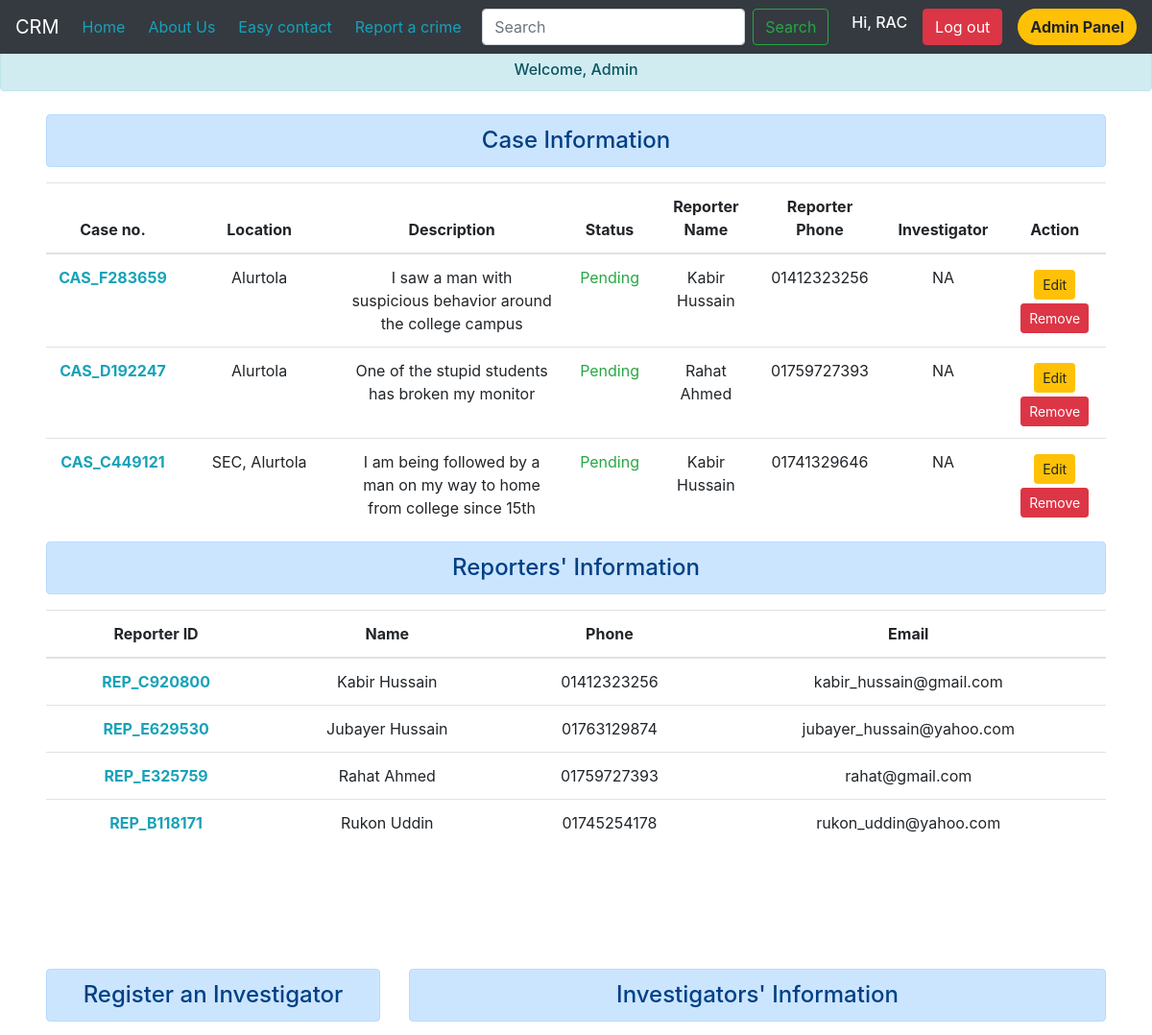
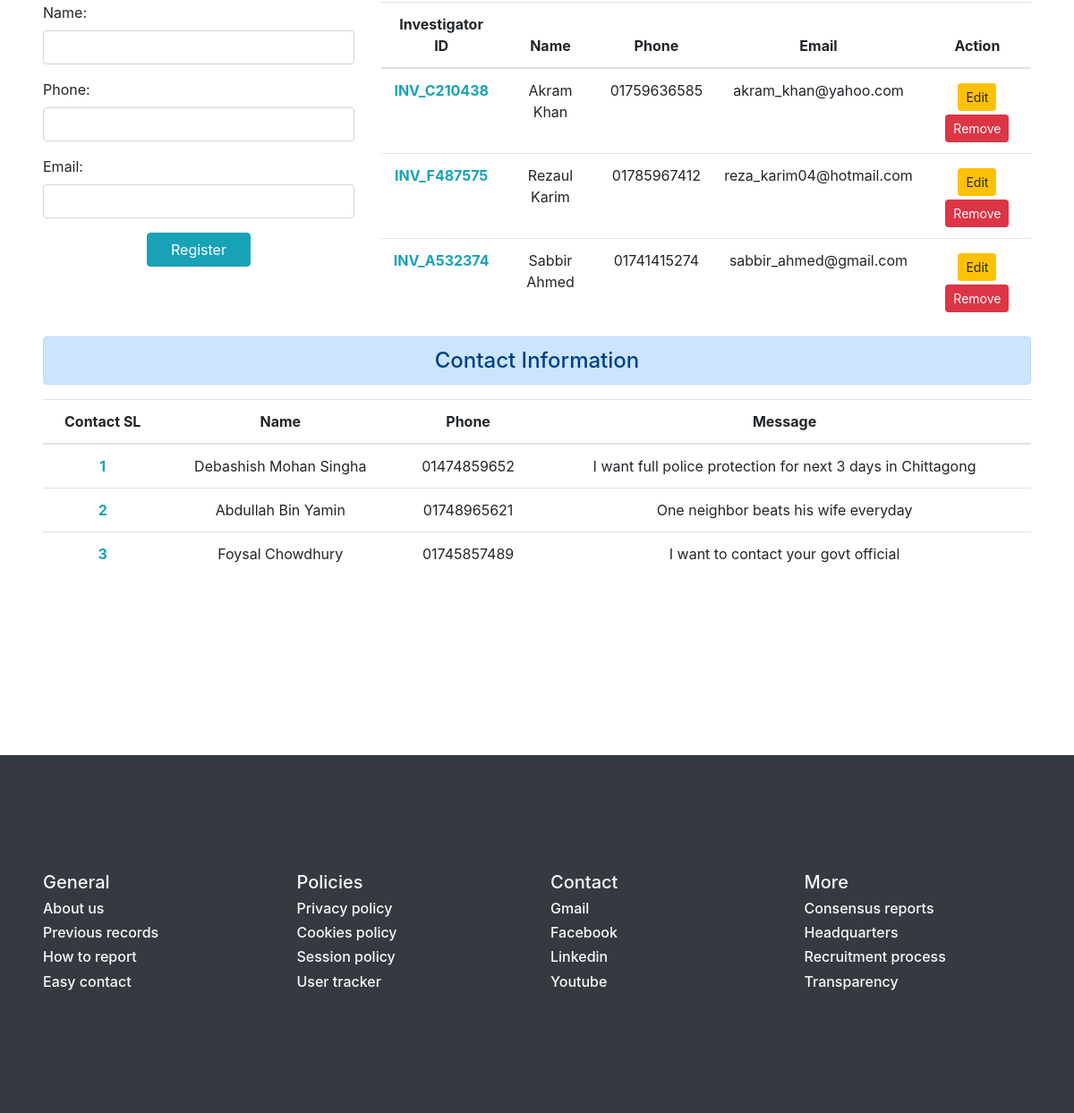
Screenshot of /adminPanel/ (signed in) with the database file from the repository (2 pictures, top to bottom).
### main/models.py (models this page shows)
class Case(models.Model):
    id = models.AutoField(primary_key=True)
    case_code = models.CharField(max_length=11)
    location = models.CharField(max_length=300)
    desc = models.CharField(max_length=5000)
    status = models.CharField(max_length=200)
    reporter_name = models.CharField(max_length=50)
    reporter_phone = models.CharField(max_length=20)
    investigator_code = models.CharField(max_length=11)

class Contact(models.Model):
    id = models.AutoField(primary_key=True)
    name = models.CharField(max_length=100)
    phone = models.CharField(max_length=12)
    message = models.CharField(max_length=5000)

### accounts/models.py (models this page shows)
class Reporter(models.Model):
    id = models.AutoField(primary_key=True)
    reporter_code = models.CharField(max_length=11)
    name = models.CharField(max_length=50)
    phone = models.CharField(max_length=50)
    email = models.CharField(max_length=50)
    cases = models.CharField(max_length=5000)

class Investigator(models.Model):
    id = models.AutoField(primary_key=True)
    investigator_code = models.CharField(max_length=11)
    name = models.CharField(max_length=50)
    phone = models.CharField(max_length=50)
    email = models.CharField(max_length=50)
    cases = models.CharField(max_length=5000)

### main/views.py (the view)
# urls.py: path('adminPanel/', views.adminPanel, name="adminPanel"),
def adminPanel(request):
    if request.method == 'POST':
        fm = RegisterInvestigator(request.POST)
        if fm.is_valid():
            investigator_code = 'INV_' + chr(randint(65,70)) + str(randint(100000,999999))  # Generating a code for the investigator
            name = fm.cleaned_data['name']
            phone = fm.cleaned_data['phone']
            email = fm.cleaned_data['email']
            record = Investigator(investigator_code=investigator_code, name=name, phone=phone, email=email, cases="")
            record.save()
            fm = RegisterInvestigator()
    else:
        fm = RegisterInvestigator()
    cases = Case.objects.all()
    reporters = Reporter.objects.all()
    investigators = Investigator.objects.all()
    contacts = Contact.objects.all()
    params = {'form':fm, 'investigators':investigators, 'cases':cases, 'reporters':reporters, 'contacts':contacts}
    return render(request, 'main/adminPanel.html', params)

### main/forms.py
class RegisterInvestigator(forms.ModelForm):
    class Meta:
        model = Investigator
        fields = ['name', 'phone', 'email']
        widgets = {
            'name' : forms.TextInput(attrs={'class':'form-control'}),
            'phone' : forms.TextInput(attrs={'class':'form-control'}),
            'email' : forms.TextInput(attrs={'class':'form-control'}),
        }

### main/templates/main/adminPanel.html (shortened to what this page needs)
{% extends 'main/base.html' %}
{% block body %}
    <h6 class="alert alert-info text-center">Welcome, Admin</h6>
    <section class="mx-5">
        <div class="row my-4 d-flex justify-content-center">
            <div class="col-md-12">
                <h4 class="text-center alert alert-primary">Case Information</h4>
                {% if cases %}
                    <div class="overflow-auto" style="height: 350px;">
                        <table class="table table-hover overflow-auto">
                            <thead>
                            <tr>
                                <th scope="col" class="text-center">Case no.</th>
                                <th scope="col" class="text-center">Location</th>
                                <th scope="col" class="text-center">Description</th>
                                <th scope="col" class="text-center">Status</th>
                                <th scope="col" class="text-center">Reporter Name</th>
                                <th scope="col" class="text-center">Reporter Phone</th>
                                <th scope="col" class="text-center">Investigator</th>
                                <th scope="col" class="text-center">Action</th>
                            </tr>
                            </thead>
                            <tbody>
                                {% for case in cases %}
                                    <tr>
                                        <th scope="row" class="text-info text-center">{{case.case_code}}</th>
                                        <td class="text-center">{{case.location}}</td>
                                        <td class="text-center">{{case.desc}}</td>
                                        <td class="text-center text-success">{{case.status}}</td>
                                        <td class="text-center">{{case.reporter_name}}</td>
                                        <td class="text-center">{{case.reporter_phone}}</td>
                                        <td class="text-center">{{case.investigator_code}}</td>
                                        <td class="text-center">
                                            <a href="{% url 'updateCase' case.id %}" class="btn btn-warning btn-sm mt-1">Edit</a>
                                            <form action="{% url 'deleteCase' case.id %}" method="POST" class="d-inline"> {% csrf_token %}
                                                <input type="submit" class="btn btn-danger btn-sm mt-1" value="Remove">
                                            </form>
                                        </td>
                                    </tr>
                                {% endfor %}
                            </tbody>
                        </table>
                    </div>
                {% else %}
                    <h6 class="text-center alert alert-danger">No records</h6>
                {% endif %}
            </div>
        </div>
        <div class="row my-4 d-flex justify-content-center">
            <div class="col-md-12">
                <h4 class="text-center alert alert-primary">Reporters' Information</h4>
                {% if reporters %}
                    <div class="overflow-auto" style="height: 350px;">
                        <table class="table table-hover overflow-auto">
                            <thead>
                            <tr>
                                <th scope="col" class="text-center">Reporter ID</th>
                                <th scope="col" class="text-center">Name</th>
                                <th scope="col" class="text-center">Phone</th>
                                <th scope="col" class="text-center">Email</th>
                            </tr>
                            </thead>
                            <tbody>
                                {% for reporter in reporters %}
                                    <tr>
                                        <th scope="row" class="text-info text-center">{{reporter.reporter_code}}</th>
                                        <td class="text-center">{{reporter.name}}</td>
                                        <td class="text-center">{{reporter.phone}}</td>
                                        <td class="text-center">{{reporter.email}}</td>
                                    </tr>
                                {% endfor %}
                            </tbody>
                        </table>
                    </div>
                {% else %}
                    <h6 class="text-center alert alert-danger">No records</h6>
                {% endif %}
            </div>
        </div>
        <div class="row my-4">
            <div class="col-md-4">
                <h4 class="text-center alert alert-primary">Register an Investigator</h4>
                <form action="" method="POST">
                    {{form.as_p}}
                    <div class="d-flex justify-content-center">
                        <input type="submit" class="btn btn-info col-md-4" value="Register">
                    </div>
                </form>
            </div>
            <div class="col-md-8">
                <h4 class="text-center alert alert-primary">Investigators' Information</h4>
                {% if investigators %}
                    <div class="overflow-auto" style="height: 350px;">
                        <table class="table table-hover overflow-auto">
                            <thead>
                            <tr>
                                <th scope="col" class="text-center">Investigator ID</th>
                                <th scope="col" class="text-center">Name</th>
                                <th scope="col" class="text-center">Phone</th>
                                <th scope="col" class="text-center">Email</th>
                                <th scope="col" class="text-center">Action</th>
                            </tr>
                            </thead>
                            <tbody>
                                {% for investigator in investigators %}
                                    <tr>
                                        <th scope="row" class="text-info text-center">{{investigator.investigator_code}}</th>
                                        <td class="text-center">{{investigator.name}}</td>
                                        <td class="text-center">{{investigator.phone}}</td>
                                        <td class="text-center">{{investigator.email}}</td>
                                        <td class="text-center">
                                            <a href="{% url 'updateInvestigator' investigator.id %}" class="btn btn-warning btn-sm mt-1">Edit</a>
                                            <form action="{% url 'deleteInvestigator' investigator.id %}" method="POST" class="d-inline"> {% csrf_token %}
                                                <input type="submit" class="btn btn-danger btn-sm mt-1" value="Remove">
                                            </form>
                                        </td>
                                    </tr>
                                {% endfor %}
                            </tbody>
                        </table>
                    </div>
                {% else %}
                    <h6 class="text-center alert alert-danger">No records</h6>
                {% endif %}
            </div>
        </div>
        <div class="row my-4 d-flex justify-content-center">
            <div class="col-md-12">
                <h4 class="text-center alert alert-primary">Contact Information</h4>
                {% if contacts %}
                    <div class="overflow-auto" style="height: 350px;">
                        <table class="table table-hover overflow-auto">
                            <thead>
                            <tr>
                                <th scope="col" class="text-center">Contact SL</th>
                                <th scope="col" class="text-center">Name</th>
                                <th scope="col" class="text-center">Phone</th>
                                <th scope="col" class="text-center">Message</th>
                            </tr>
                            </thead>
                            <tbody>
                                {% for contact in contacts %}
                                    <tr>
                                        <th scope="row" class="text-info text-center">{{contact.id}}</th>
                                        <td class="text-center">{{contact.name}}</td>
                                        <td class="text-center">{{contact.phone}}</td>
                                        <td class="text-center">{{contact.message}}</td>
                                    </tr>
                                {% endfor %}
                            </tbody>
                        </table>
                    </div>
                {% else %}
                    <h6 class="text-center alert alert-danger">No records</h6>
                {% endif %}
            </div>
        </div>
    </section>
{% endblock %}

### main/templates/main/base.html (shortened to what this page needs)
<!doctype html>
<html lang="en">
    <head>
        <link rel="stylesheet" href="https://cdn.jsdelivr.net/npm/bootstrap@4.6.1/dist/css/bootstrap.min.css">
    </head>
    <body>
        <nav class="navbar navbar-expand-lg navbar-dark fixed-top bg-dark">
            <a class="navbar-brand" href="/">CRM</a>
            <div class="collapse navbar-collapse" id="navbarSupportedContent">
                <ul class="navbar-nav mr-auto">
                    <li class="nav-item mr-2">
                        <a class="nav-link text-info" href="/main">Home </a>
                    </li>
                    <li class="nav-item mr-2">
                        <a class="nav-link text-info" href="/main/about">About Us</a>
                    </li>
                    <li class="nav-item mr-2">
                        <a class="nav-link text-info" href="/main/contact">Easy contact</a>
                    </li>
                    <li class="nav-item">
                        <a class="nav-link text-info" href="/main/reportCrime/">Report a crime</a>
                    </li>
                </ul>
                <form method='get' action='/main/search/' class="form-inline my-2 my-lg-0">
                    <input id="search" class="form-control mr-sm-2" name="search" type="search" placeholder="Search" aria-label="Search">
                    <button class="btn btn-outline-success my-2 mr-4 my-sm-0" type="submit">Search</button>
                </form>
                {% if user.is_authenticated %}
                    <h6 class="text-light">Hi, {{user.username}}</h6>
                    <a href="/accounts/logout" class="btn btn-danger mx-3">Log out</a>
                    {% if request.user.is_superuser %}
                        <a href="/main/adminPanel" class="btn btn-warning rounded-pill"><b>Admin Panel</b></a>
                    {% else %}
                        <a href="/main/dashboard/{{user}}" class="btn btn-outline-warning">Dashboard</a>
                    {% endif %}
                {% else %}
                    <a href="/accounts/login" class="btn btn-outline-primary mr-2">Login</a>
                    <a href="/accounts/register" class="btn btn-primary mr-3">Sign Up</a>
                {% endif %}
            </div>
        </nav>
        {% block body %} {% endblock %}
        <div class="row mt-5 p-5 bg-dark text-light d-flex justify-content-center align-items-center" style="height: 400px;">
            <div class="col-md-3">
                <h5>General</h5>
                <h6>About us</h6>
                <h6>Previous records</h6>
                <h6>How to report</h6>
                <h6>Easy contact</h6>
            </div>
            <div class="col-md-3">
                <h5>Policies</h5>
                <h6>Privacy policy</h6>
                <h6>Cookies policy</h6>
                <h6>Session policy</h6>
                <h6>User tracker</h6>
            </div>
            <div class="col-md-3">
                <h5>Contact</h5>
                <h6>Gmail</h6>
                <h6>Facebook</h6>
                <h6>Linkedin</h6>
                <h6>Youtube</h6>
            </div>
            <div class="col-md-3">
                <h5>More</h5>
                <h6>Consensus reports</h6>
                <h6>Headquarters</h6>
                <h6>Recruitment process</h6>
                <h6>Transparency</h6>
            </div>
        </div>
  </body>
</html>

### rows the page displays
Case: case_code "CAS_F283659", location "Alurtola", desc "I saw a man with suspicious behavior around the college campus", status "Pending", reporter_name "Kabir Hussain", reporter_phone "01412323256", investigator_code "NA"
Case: case_code "CAS_D192247", location "Alurtola", desc "One of the stupid students has broken my monitor", status "Pending", reporter_name "Rahat Ahmed", reporter_phone "01759727393", investigator_code "NA"
Case: case_code "CAS_C449121", location "SEC, Alurtola", desc "I am being followed by a man on my way to home from college since 15th…", status "Pending", reporter_name "Kabir Hussain", reporter_phone "01741329646", investigator_code "NA"
Reporter: reporter_code "REP_C920800", name "Kabir Hussain", phone "01412323256", email "kabir_hussain@gmail.com"
Reporter: reporter_code "REP_E629530", name "Jubayer Hussain", phone "01763129874", email "jubayer_hussain@yahoo.com"
Reporter: reporter_code "REP_E325759", name "Rahat Ahmed", phone "01759727393", email "rahat@gmail.com"
Reporter: reporter_code "REP_B118171", name "Rukon Uddin", phone "01745254178", email "rukon_uddin@yahoo.com"
Investigator: investigator_code "INV_C210438", name "Akram Khan", phone "01759636585", email "akram_khan@yahoo.com"
Investigator: investigator_code "INV_F487575", name "Rezaul Karim", phone "01785967412", email "reza_karim04@hotmail.com"
Investigator: investigator_code "INV_A532374", name "Sabbir Ahmed", phone "01741415274", email "sabbir_ahmed@gmail.com"
Contact: id "1", name "Debashish Mohan Singha", phone "01474859652", message "I want full police protection for next 3 days in Chittagong"
Contact: id "2", name "Abdullah Bin Yamin", phone "01748965621", message "One neighbor beats his wife everyday"
Contact: id "3", name "Foysal Chowdhury", phone "01745857489", message "I want to contact your govt official"

### other values shown
{{ user.username }} "RAC"
